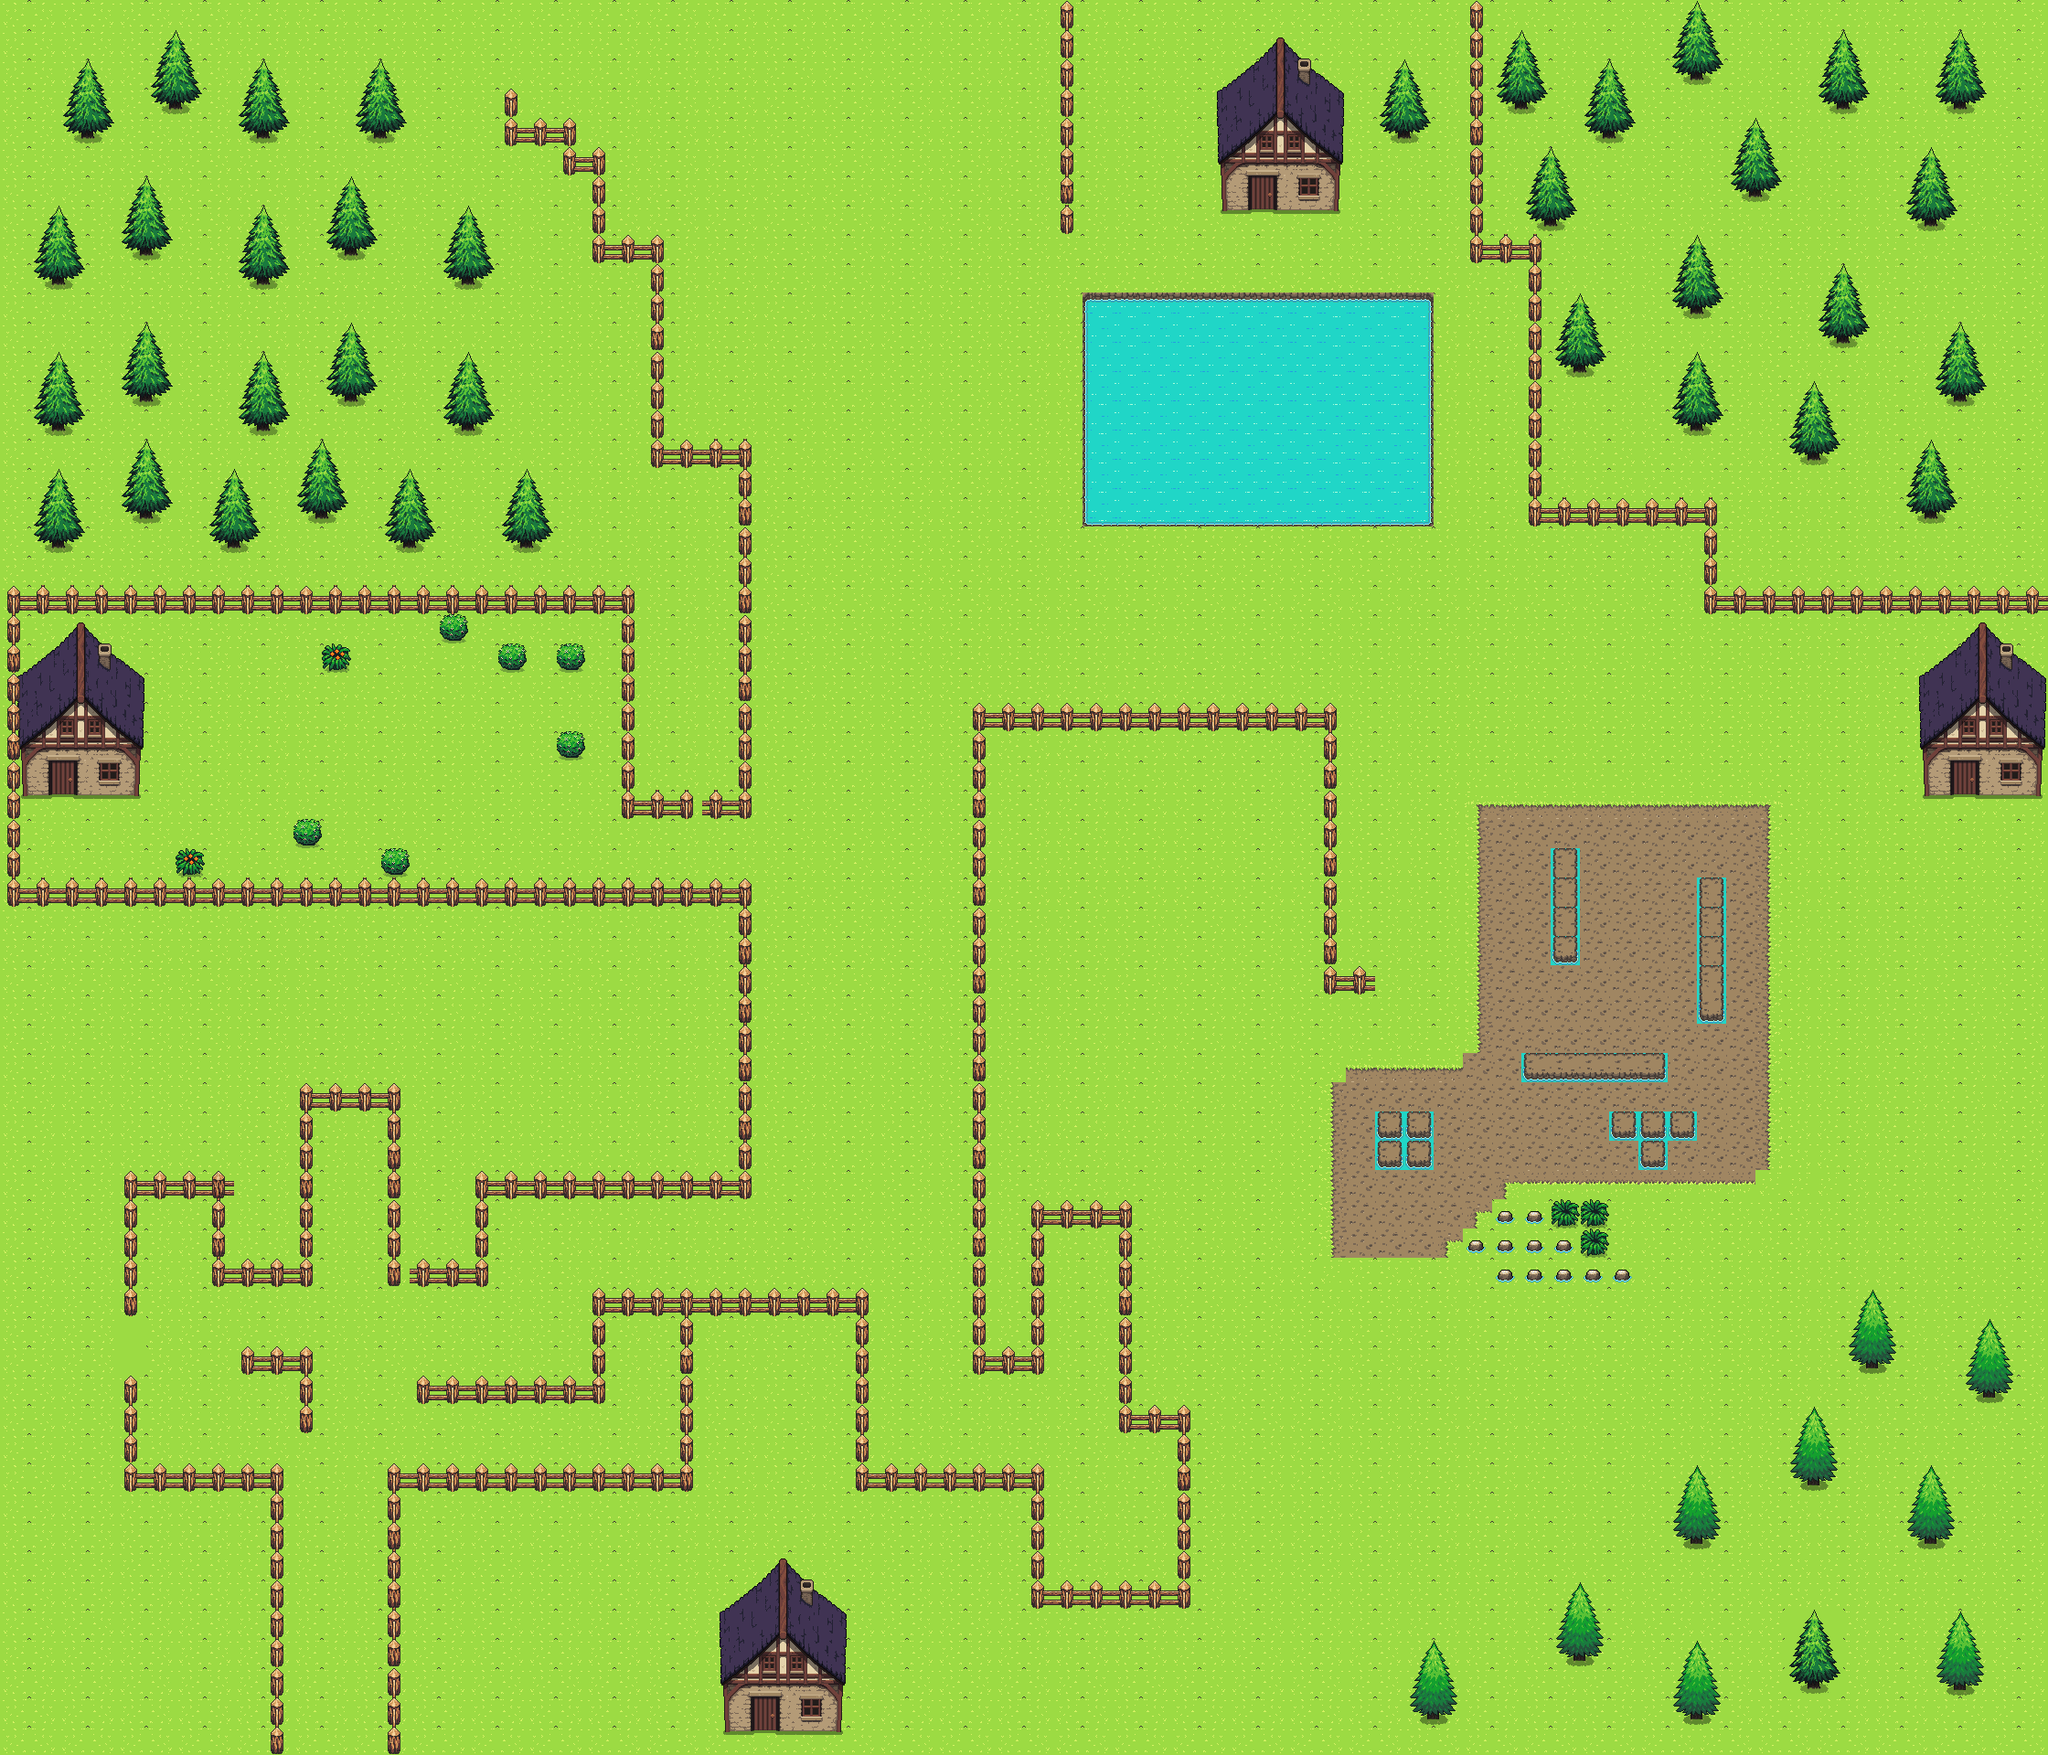

Below is a game level as drawn by its tile map, then a one-line description and the .tmx that defines it (tile-layer data replaced by summaries):
An orthogonal 70x60 tile map with 32x32 px tiles, 9 tile layers (Tile Layer 8, Tile Layer 9, Tile Layer 1, Tile Layer 2, ...), 5 tilesets and 148 objects.

<map version="1.10" tiledversion="1.11.2" orientation="orthogonal" renderorder="right-down" width="70" height="60" tilewidth="32" tileheight="32" infinite="0" nextlayerid="18" nextobjectid="168">
 <tileset firstgid="1" source="Asset_basic.tsx" />
 <tileset firstgid="17" source="tilesheet_basic.tsx" />
 <tileset firstgid="177" source="fence.tsx" />
 <tileset firstgid="193" source="water_island_tiles.tsx" />
 <tileset firstgid="313" name="assets_spritesheet" tilewidth="32" tileheight="32" tilecount="144" columns="12">
  <image source="simple_tileset_32x32_version1.0/assets_spritesheet_v2_free.png" width="384" height="384" />
 </tileset>
 <objectgroup id="9" name="collision">
  <object id="4" x="1844" y="638" width="397" height="42" />
  <object id="5" x="1859" y="530" width="29" height="146" />
  <object id="6" x="1642" y="537" width="245" height="50" />
  <object id="8" x="1666" y="245" width="27" height="310" />
  <object id="15" x="1591.33" y="256.667" width="102.667" height="38" />
  <object id="16" x="1600" y="-8.66667" width="30" height="302.667" />
  <object id="17" x="1132" y="2" width="496" height="28" />
  <object id="18" x="1148" y="0" width="34" height="258" />
  <object id="19" x="1324" y="35" width="151" height="202">
   <properties>
    <property name="exit" type="bool" value="false" />
   </properties>
  </object>
  <object id="160" x="832" y="55" width="151" height="202">
   <properties>
    <property name="exit" type="bool" value="false" />
   </properties>
  </object>
  <object id="20" x="1178" y="312" width="392" height="272" />
  <object id="21" x="242" y="-4" width="906" height="34" />
  <object id="22" x="-4" y="-6" width="298" height="34" />
  <object id="23" x="548" y="80" width="22" height="84" />
  <object id="24" x="540" y="134" width="104" height="24" />
  <object id="25" x="616" y="130" width="20" height="66" />
  <object id="27" x="608" y="156" width="63.3333" height="36" />
  <object id="28" x="645.333" y="156.667" width="26" height="132" />
  <object id="29" x="640" y="256" width="96" height="32.6667" />
  <object id="30" x="704.667" y="255.333" width="32" height="258" />
  <object id="31" x="700.667" y="480.667" width="132" height="32.6667" />
  <object id="32" x="796.667" y="477.333" width="34" height="418" />
  <object id="33" x="670.667" y="859.333" width="159.333" height="36" />
  <object id="34" x="669.333" y="634.667" width="30.6667" height="262.667" />
  <object id="35" x="302" y="638.667" width="396.667" height="33.3333" />
  <object id="36" x="-0.666667" y="638" width="317.333" height="34" />
  <object id="37" x="-0.666667" y="632.667" width="33.3333" height="1287.33" />
  <object id="38" x="-0.666667" y="958" width="450.667" height="34.6667" />
  <object id="39" x="424.667" y="957.333" width="406" height="34" />
  <object id="40" x="799.333" y="953.333" width="31.3333" height="358" />
  <object id="41" x="510.667" y="1278.67" width="318.667" height="32" />
  <object id="42" x="510.667" y="1274.67" width="33.3333" height="134" />
  <object id="44" x="415.333" y="1376" width="127.333" height="34.6667" />
  <object id="45" x="416" y="1184" width="32" height="225.333" />
  <object id="46" x="320.667" y="1183.33" width="127.333" height="36" />
  <object id="47" x="321.333" y="1184" width="30" height="224" />
  <object id="48" x="224.667" y="1376.67" width="125.333" height="33.3333" />
  <object id="49" x="222" y="1280.67" width="37.3333" height="130" />
  <object id="50" x="128" y="1279.33" width="131.333" height="33.3333" />
  <object id="51" x="128" y="1277.33" width="30.6667" height="162" />
  <object id="52" x="256.667" y="1471.33" width="94.6667" height="33.3333" />
  <object id="53" x="320.667" y="1470.67" width="28" height="99.3333" />
  <object id="54" x="128.667" y="1503.33" width="34" height="129.333" />
  <object id="55" x="128.667" y="1601.33" width="190" height="31.3333" />
  <object id="56" x="288.667" y="1599.33" width="26.6667" height="321.333" />
  <object id="57" x="0.666667" y="1887.33" width="315.333" height="32.6667" />
  <object id="58" x="314.667" y="1886.67" width="132" height="31.3333" />
  <object id="59" x="416.667" y="1601.33" width="32.6667" height="318" />
  <object id="60" x="417.333" y="1886" width="416" height="33.3333" />
  <object id="62" x="832.667" y="1887.33" width="498" height="30.6667" />
  <object id="63" x="1311.33" y="1886" width="514" height="32.6667" />
  <object id="64" x="1806.67" y="1883.33" width="434" height="37.3333" />
  <object id="65" x="2208.67" y="1602" width="32.6667" height="320" />
  <object id="66" x="2206" y="1248.67" width="35.3333" height="355.333" />
  <object id="67" x="2206.67" y="928.667" width="34" height="325.333" />
  <object id="68" x="2205.33" y="768" width="34.6667" height="175.333" />
  <object id="69" x="2208" y="638.667" width="31.3333" height="150" />
  <object id="72" x="1506" y="60" width="62" height="98" />
  <object id="73" x="383.333" y="59.3333" width="68" height="98" />
  <object id="75" x="350" y="188" width="68" height="98" />
  <object id="76" x="252.667" y="222" width="68" height="98" />
  <object id="77" x="252.667" y="64" width="68" height="98" />
  <object id="78" x="158" y="30" width="68" height="98" />
  <object id="79" x="128" y="188.667" width="68" height="98" />
  <object id="80" x="128" y="348.667" width="68" height="98" />
  <object id="81" x="254" y="380" width="68" height="98" />
  <object id="83" x="479.333" y="381.333" width="68" height="98" />
  <object id="84" x="417.333" y="507.333" width="68" height="98" />
  <object id="85" x="540.667" y="512" width="68" height="98" />
  <object id="86" x="322" y="478.667" width="68" height="98" />
  <object id="87" x="221.333" y="510" width="68" height="98" />
  <object id="88" x="126" y="476" width="68" height="98" />
  <object id="89" x="28" y="508" width="68" height="98" />
  <object id="90" x="30" y="384.667" width="68" height="98" />
  <object id="91" x="28.6667" y="224" width="68" height="98" />
  <object id="92" x="64.6667" y="62.6667" width="68" height="98" />
  <object id="82" x="347.333" y="348" width="68" height="98" />
  <object id="74" x="480.667" y="220.667" width="66" height="100" />
  <object id="93" x="508.667" y="855.333" width="42" height="44.6667" />
  <object id="94" x="604" y="792.667" width="42" height="44.6667" />
  </objectgroup>
 <layer id="16" name="Tile Layer 8" width="70" height="60">
  <data>[4200 cells, 37 non-empty, 13 distinct tile ids]</data>
 </layer>
 <layer id="17" name="Tile Layer 9" width="70" height="60">
  <data>[4200 cells, 81 non-empty, 35 distinct tile ids]</data>
 </layer>
 <layer id="1" name="Tile Layer 1" width="70" height="60">
  <data>[4200 cells, 4200 non-empty, 8 distinct tile ids]</data>
 </layer>
 <layer id="4" name="Tile Layer 2" width="70" height="60">
  <data>[4200 cells, 60 non-empty, 4 distinct tile ids]</data>
 </layer>
 <layer id="5" name="Tile Layer 3" width="70" height="60">
  <data>[4200 cells, 43 non-empty, 37 distinct tile ids]</data>
 </layer>
 <layer id="8" name="Tile Layer 4" width="70" height="60">
  <data>[4200 cells, 96 non-empty, 9 distinct tile ids]</data>
 </layer>
 <layer id="10" name="Tile Layer 5" width="70" height="60">
  <data>[4200 cells, 422 non-empty, 23 distinct tile ids]</data>
 </layer>
 <layer id="13" name="Tile Layer 6" width="70" height="60">
  <data>[4200 cells, 129 non-empty, 8 distinct tile ids]</data>
 </layer>
 <layer id="14" name="Tile Layer 7" width="70" height="60">
  <data>[4200 cells, 500 non-empty, 51 distinct tile ids]</data>
 </layer>
</map>
<!-- 68 of 148 objects omitted -->
